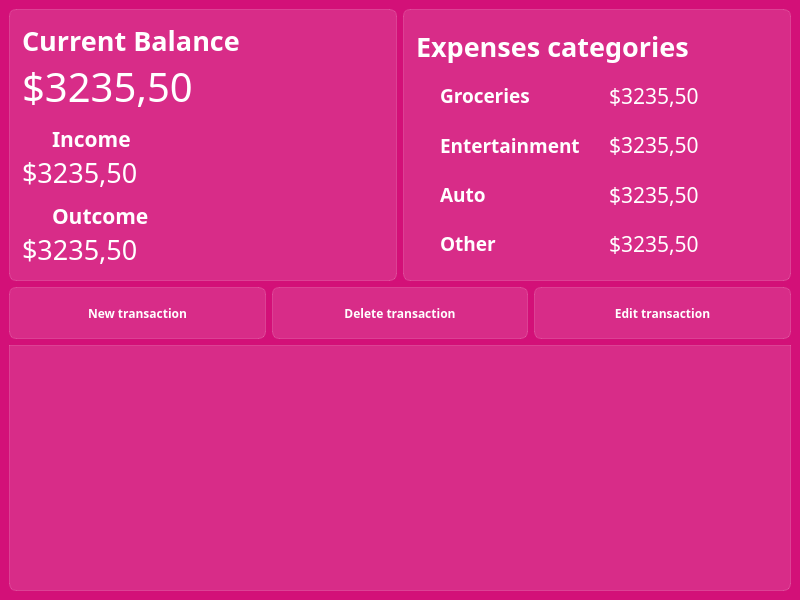
<?xml version="1.0" encoding="UTF-8"?>
<ui version="4.0">
 <class>MainWindow</class>
 <widget class="QMainWindow" name="MainWindow">
  <property name="geometry">
   <rect>
    <x>0</x>
    <y>0</y>
    <width>800</width>
    <height>600</height>
   </rect>
  </property>
  <property name="minimumSize">
   <size>
    <width>800</width>
    <height>600</height>
   </size>
  </property>
  <property name="font">
   <font>
    <family>Noto Sans SC</family>
   </font>
  </property>
  <property name="windowTitle">
   <string>MainWindow</string>
  </property>
  <property name="styleSheet">
   <string notr="true">font-family: Noto Sans SC;
background-color: rgb(211, 16, 120)</string>
  </property>
  <widget class="QWidget" name="centralwidget">
   <layout class="QVBoxLayout" name="verticalLayout_2">
    <item>
     <layout class="QHBoxLayout" name="horizontalLayout_2">
      <item>
       <widget class="QFrame" name="balances_frame">
        <property name="styleSheet">
         <string notr="true">background-color: rgba(255, 255, 255, 30); 
border: 1px solid rgba(255,255,255,40);
border-radius: 7px;</string>
        </property>
        <property name="frameShape">
         <enum>QFrame::NoFrame</enum>
        </property>
        <property name="frameShadow">
         <enum>QFrame::Raised</enum>
        </property>
        <layout class="QVBoxLayout" name="verticalLayout_21">
         <property name="spacing">
          <number>0</number>
         </property>
         <property name="leftMargin">
          <number>12</number>
         </property>
         <property name="topMargin">
          <number>12</number>
         </property>
         <property name="rightMargin">
          <number>12</number>
         </property>
         <property name="bottomMargin">
          <number>12</number>
         </property>
         <item>
          <widget class="QLabel" name="lbl_current_balance">
           <property name="font">
            <font>
             <family>Noto Sans SC</family>
             <pointsize>20</pointsize>
             <weight>75</weight>
             <bold>true</bold>
            </font>
           </property>
           <property name="styleSheet">
            <string notr="true">color: white;
font-weight: bold;
font-size: 20pt;
background-color: none;
border: none;</string>
           </property>
           <property name="text">
            <string>Current Balance</string>
           </property>
          </widget>
         </item>
         <item>
          <widget class="QLabel" name="current_balance">
           <property name="font">
            <font>
             <family>Noto Sans SC</family>
             <pointsize>30</pointsize>
             <weight>50</weight>
             <italic>false</italic>
             <bold>false</bold>
             <kerning>true</kerning>
            </font>
           </property>
           <property name="styleSheet">
            <string notr="true">color: white;
font-size: 30pt;
background-color: none;
border: none;</string>
           </property>
           <property name="lineWidth">
            <number>0</number>
           </property>
           <property name="text">
            <string>$3235,50</string>
           </property>
          </widget>
         </item>
         <item>
          <layout class="QHBoxLayout" name="horizontalLayout_9">
           <item>
            <widget class="QLabel" name="lbl_arrow_top">
             <property name="maximumSize">
              <size>
               <width>24</width>
               <height>16777215</height>
              </size>
             </property>
             <property name="font">
              <font>
               <family>Noto Sans SC</family>
               <pointsize>16</pointsize>
               <weight>75</weight>
               <bold>true</bold>
              </font>
             </property>
             <property name="styleSheet">
              <string notr="true">color: white;
font-weight: bold;
font-size: 16pt;
background-color: none;
border: none;
padding-top: 10px;</string>
             </property>
             <property name="text">
              <string/>
             </property>
             <property name="pixmap">
              <pixmap resource="res-rs.qrc">:/icons/icons/north_west_white_24dp.svg</pixmap>
             </property>
            </widget>
           </item>
           <item>
            <widget class="QLabel" name="lbl_income">
             <property name="font">
              <font>
               <family>Noto Sans SC</family>
               <pointsize>16</pointsize>
               <weight>75</weight>
               <bold>true</bold>
              </font>
             </property>
             <property name="styleSheet">
              <string notr="true">color: white;
font-weight: bold;
font-size: 16pt;
background-color: none;
border: none;
padding-top: 10px;</string>
             </property>
             <property name="text">
              <string>Income</string>
             </property>
            </widget>
           </item>
          </layout>
         </item>
         <item>
          <widget class="QLabel" name="income_balance">
           <property name="font">
            <font>
             <family>Noto Sans SC</family>
             <pointsize>20</pointsize>
             <weight>50</weight>
             <italic>false</italic>
             <bold>false</bold>
             <kerning>true</kerning>
            </font>
           </property>
           <property name="styleSheet">
            <string notr="true">color: white;
font-size: 20pt;
background-color: none;
border: none;</string>
           </property>
           <property name="lineWidth">
            <number>0</number>
           </property>
           <property name="text">
            <string>$3235,50</string>
           </property>
          </widget>
         </item>
         <item>
          <layout class="QHBoxLayout" name="horizontalLayout_10">
           <item>
            <widget class="QLabel" name="lbl_arrow_bottom">
             <property name="maximumSize">
              <size>
               <width>24</width>
               <height>16777215</height>
              </size>
             </property>
             <property name="font">
              <font>
               <family>Noto Sans SC</family>
               <pointsize>16</pointsize>
               <weight>75</weight>
               <bold>true</bold>
              </font>
             </property>
             <property name="styleSheet">
              <string notr="true">color: white;
font-weight: bold;
font-size: 16pt;
background-color: none;
border: none;
padding-top: 10px;</string>
             </property>
             <property name="text">
              <string/>
             </property>
             <property name="pixmap">
              <pixmap resource="res-rs.qrc">:/icons/icons/call_received_white_24dp.svg</pixmap>
             </property>
            </widget>
           </item>
           <item>
            <widget class="QLabel" name="lbl_outcome">
             <property name="font">
              <font>
               <family>Noto Sans SC</family>
               <pointsize>16</pointsize>
               <weight>75</weight>
               <bold>true</bold>
              </font>
             </property>
             <property name="styleSheet">
              <string notr="true">color: white;
font-weight: bold;
font-size: 16pt;
background-color: none;
border: none;
padding-top: 10px;</string>
             </property>
             <property name="text">
              <string>Outcome</string>
             </property>
            </widget>
           </item>
          </layout>
         </item>
         <item>
          <widget class="QLabel" name="outcome_balance">
           <property name="font">
            <font>
             <family>Noto Sans SC</family>
             <pointsize>20</pointsize>
             <weight>50</weight>
             <italic>false</italic>
             <bold>false</bold>
             <kerning>true</kerning>
            </font>
           </property>
           <property name="styleSheet">
            <string notr="true">color: white;
font-size: 20pt;
background-color: none;
border: none;</string>
           </property>
           <property name="lineWidth">
            <number>0</number>
           </property>
           <property name="text">
            <string>$3235,50</string>
           </property>
          </widget>
         </item>
        </layout>
       </widget>
      </item>
      <item>
       <widget class="QFrame" name="balances_frame_2">
        <property name="styleSheet">
         <string notr="true">background-color: rgba(255, 255, 255, 30); 
border: 1px solid rgba(255,255,255,40);
border-radius: 7px;</string>
        </property>
        <property name="frameShape">
         <enum>QFrame::NoFrame</enum>
        </property>
        <property name="frameShadow">
         <enum>QFrame::Raised</enum>
        </property>
        <layout class="QVBoxLayout" name="verticalLayout_20">
         <property name="spacing">
          <number>0</number>
         </property>
         <property name="leftMargin">
          <number>12</number>
         </property>
         <property name="topMargin">
          <number>12</number>
         </property>
         <property name="rightMargin">
          <number>12</number>
         </property>
         <property name="bottomMargin">
          <number>12</number>
         </property>
         <item>
          <widget class="QLabel" name="lbl_expenses_categories">
           <property name="font">
            <font>
             <family>Noto Sans SC</family>
             <pointsize>20</pointsize>
             <weight>75</weight>
             <bold>true</bold>
            </font>
           </property>
           <property name="styleSheet">
            <string notr="true">color: white;
font-weight: bold;
font-size: 20pt;
background-color: none;
border: none;</string>
           </property>
           <property name="text">
            <string>Expenses categories</string>
           </property>
          </widget>
         </item>
         <item>
          <layout class="QHBoxLayout" name="horizontalLayout_3">
           <item>
            <widget class="QLabel" name="icon_groceries">
             <property name="sizePolicy">
              <sizepolicy hsizetype="Preferred" vsizetype="Preferred">
               <horstretch>0</horstretch>
               <verstretch>0</verstretch>
              </sizepolicy>
             </property>
             <property name="maximumSize">
              <size>
               <width>24</width>
               <height>16777215</height>
              </size>
             </property>
             <property name="font">
              <font>
               <family>Noto Sans SC</family>
               <pointsize>14</pointsize>
               <weight>75</weight>
               <bold>true</bold>
              </font>
             </property>
             <property name="styleSheet">
              <string notr="true">color: white;
font-weight: bold;
font-size: 14pt;
background-color: none;
border: none;</string>
             </property>
             <property name="text">
              <string/>
             </property>
             <property name="pixmap">
              <pixmap resource="res-rs.qrc">:/icons/icons/local_grocery_store_white_24dp.svg</pixmap>
             </property>
            </widget>
           </item>
           <item>
            <widget class="QLabel" name="lbl_groceries">
             <property name="font">
              <font>
               <family>Noto Sans SC</family>
               <pointsize>14</pointsize>
               <weight>75</weight>
               <bold>true</bold>
              </font>
             </property>
             <property name="styleSheet">
              <string notr="true">color: white;
font-weight: bold;
font-size: 14pt;
background-color: none;
border: none;</string>
             </property>
             <property name="text">
              <string>Groceries</string>
             </property>
            </widget>
           </item>
           <item>
            <widget class="QLabel" name="total_groceries">
             <property name="font">
              <font>
               <family>Noto Sans SC</family>
               <pointsize>16</pointsize>
               <weight>50</weight>
               <italic>false</italic>
               <bold>false</bold>
               <kerning>true</kerning>
              </font>
             </property>
             <property name="styleSheet">
              <string notr="true">color: white;
font-size: 16pt;
background-color: none;
border: none;</string>
             </property>
             <property name="lineWidth">
              <number>0</number>
             </property>
             <property name="text">
              <string>$3235,50</string>
             </property>
            </widget>
           </item>
          </layout>
         </item>
         <item>
          <layout class="QHBoxLayout" name="horizontalLayout_4">
           <item>
            <widget class="QLabel" name="icon_entertainment">
             <property name="maximumSize">
              <size>
               <width>24</width>
               <height>16777215</height>
              </size>
             </property>
             <property name="font">
              <font>
               <family>Noto Sans SC</family>
               <pointsize>14</pointsize>
               <weight>75</weight>
               <bold>true</bold>
              </font>
             </property>
             <property name="styleSheet">
              <string notr="true">color: white;
font-weight: bold;
font-size: 14pt;
background-color: none;
border: none;</string>
             </property>
             <property name="text">
              <string/>
             </property>
             <property name="pixmap">
              <pixmap resource="res-rs.qrc">:/icons/icons/sports_esports_white_24dp.svg</pixmap>
             </property>
            </widget>
           </item>
           <item>
            <widget class="QLabel" name="lbl_entertainment">
             <property name="font">
              <font>
               <family>Noto Sans SC</family>
               <pointsize>14</pointsize>
               <weight>75</weight>
               <bold>true</bold>
              </font>
             </property>
             <property name="styleSheet">
              <string notr="true">color: white;
font-weight: bold;
font-size: 14pt;
background-color: none;
border: none;</string>
             </property>
             <property name="text">
              <string>Entertainment</string>
             </property>
            </widget>
           </item>
           <item>
            <widget class="QLabel" name="total_entertainment">
             <property name="font">
              <font>
               <family>Noto Sans SC</family>
               <pointsize>16</pointsize>
               <weight>50</weight>
               <italic>false</italic>
               <bold>false</bold>
               <kerning>true</kerning>
              </font>
             </property>
             <property name="styleSheet">
              <string notr="true">color: white;
font-size: 16pt;
background-color: none;
border: none;</string>
             </property>
             <property name="lineWidth">
              <number>0</number>
             </property>
             <property name="text">
              <string>$3235,50</string>
             </property>
            </widget>
           </item>
          </layout>
         </item>
         <item>
          <layout class="QHBoxLayout" name="horizontalLayout_5">
           <item>
            <widget class="QLabel" name="icon_auto">
             <property name="maximumSize">
              <size>
               <width>24</width>
               <height>16777215</height>
              </size>
             </property>
             <property name="font">
              <font>
               <family>Noto Sans SC</family>
               <pointsize>14</pointsize>
               <weight>75</weight>
               <bold>true</bold>
              </font>
             </property>
             <property name="styleSheet">
              <string notr="true">color: white;
font-weight: bold;
font-size: 14pt;
background-color: none;
border: none;</string>
             </property>
             <property name="text">
              <string/>
             </property>
             <property name="pixmap">
              <pixmap resource="res-rs.qrc">:/icons/icons/directions_car_white_24dp.svg</pixmap>
             </property>
            </widget>
           </item>
           <item>
            <widget class="QLabel" name="lbl_auto">
             <property name="font">
              <font>
               <family>Noto Sans SC</family>
               <pointsize>14</pointsize>
               <weight>75</weight>
               <bold>true</bold>
              </font>
             </property>
             <property name="styleSheet">
              <string notr="true">color: white;
font-weight: bold;
font-size: 14pt;
background-color: none;
border: none;</string>
             </property>
             <property name="text">
              <string>Auto</string>
             </property>
            </widget>
           </item>
           <item>
            <widget class="QLabel" name="total_auto">
             <property name="font">
              <font>
               <family>Noto Sans SC</family>
               <pointsize>16</pointsize>
               <weight>50</weight>
               <italic>false</italic>
               <bold>false</bold>
               <kerning>true</kerning>
              </font>
             </property>
             <property name="styleSheet">
              <string notr="true">color: white;
font-size: 16pt;
background-color: none;
border: none;</string>
             </property>
             <property name="lineWidth">
              <number>0</number>
             </property>
             <property name="text">
              <string>$3235,50</string>
             </property>
            </widget>
           </item>
          </layout>
         </item>
         <item>
          <layout class="QHBoxLayout" name="horizontalLayout_6">
           <item>
            <widget class="QLabel" name="icon_other">
             <property name="maximumSize">
              <size>
               <width>24</width>
               <height>16777215</height>
              </size>
             </property>
             <property name="font">
              <font>
               <family>Noto Sans SC</family>
               <pointsize>14</pointsize>
               <weight>75</weight>
               <bold>true</bold>
              </font>
             </property>
             <property name="styleSheet">
              <string notr="true">color: white;
font-weight: bold;
font-size: 14pt;
background-color: none;
border: none;</string>
             </property>
             <property name="text">
              <string/>
             </property>
             <property name="pixmap">
              <pixmap resource="res-rs.qrc">:/icons/icons/list_white_24dp.svg</pixmap>
             </property>
            </widget>
           </item>
           <item>
            <widget class="QLabel" name="lbl_other">
             <property name="font">
              <font>
               <family>Noto Sans SC</family>
               <pointsize>14</pointsize>
               <weight>75</weight>
               <bold>true</bold>
              </font>
             </property>
             <property name="styleSheet">
              <string notr="true">color: white;
font-weight: bold;
font-size: 14pt;
background-color: none;
border: none;</string>
             </property>
             <property name="text">
              <string>Other</string>
             </property>
            </widget>
           </item>
           <item>
            <widget class="QLabel" name="total_other">
             <property name="font">
              <font>
               <family>Noto Sans SC</family>
               <pointsize>16</pointsize>
               <weight>50</weight>
               <italic>false</italic>
               <bold>false</bold>
               <kerning>true</kerning>
              </font>
             </property>
             <property name="styleSheet">
              <string notr="true">color: white;
font-size: 16pt;
background-color: none;
border: none;</string>
             </property>
             <property name="lineWidth">
              <number>0</number>
             </property>
             <property name="text">
              <string>$3235,50</string>
             </property>
            </widget>
           </item>
          </layout>
         </item>
        </layout>
       </widget>
      </item>
     </layout>
    </item>
    <item>
     <widget class="QFrame" name="btn_frame">
      <property name="styleSheet">
       <string notr="true">background-color: transparent;</string>
      </property>
      <layout class="QHBoxLayout" name="horizontalLayout">
       <property name="spacing">
        <number>6</number>
       </property>
       <property name="leftMargin">
        <number>0</number>
       </property>
       <property name="topMargin">
        <number>0</number>
       </property>
       <property name="rightMargin">
        <number>0</number>
       </property>
       <property name="bottomMargin">
        <number>0</number>
       </property>
       <item>
        <widget class="QPushButton" name="btn_new_transaction">
         <property name="minimumSize">
          <size>
           <width>230</width>
           <height>50</height>
          </size>
         </property>
         <property name="font">
          <font>
           <family>Noto Sans SC</family>
           <weight>75</weight>
           <bold>true</bold>
          </font>
         </property>
         <property name="styleSheet">
          <string notr="true">QPushButton{
	color: rgb(255, 255, 255);
     background-color:rgba(255,255,255,30);
     border: 1px solid rgba(255,255,255,40);
     border-radius:7px;
width: 230;
height: 50;
}
QPushButton:hover{
background-color:rgba(255,255,255,30);
}
QPushButton:pressed{
background-color:rgba(255,255,255,70);
}</string>
         </property>
         <property name="text">
          <string>New transaction</string>
         </property>
         <property name="icon">
          <iconset resource="res-rs.qrc">
           <normaloff>:/icons/icons/post_add_white_24dp.svg</normaloff>:/icons/icons/post_add_white_24dp.svg</iconset>
         </property>
         <property name="iconSize">
          <size>
           <width>24</width>
           <height>24</height>
          </size>
         </property>
        </widget>
       </item>
       <item>
        <widget class="QPushButton" name="btn_delete_transaction">
         <property name="minimumSize">
          <size>
           <width>230</width>
           <height>50</height>
          </size>
         </property>
         <property name="font">
          <font>
           <family>Noto Sans SC</family>
           <weight>75</weight>
           <bold>true</bold>
          </font>
         </property>
         <property name="styleSheet">
          <string notr="true">QPushButton{
	color: rgb(255, 255, 255);
     background-color:rgba(255,255,255,30);
     border: 1px solid rgba(255,255,255,40);
     border-radius:7px;
width: 230;
height: 50;
}
QPushButton:hover{
background-color:rgba(255,255,255,30);
}
QPushButton:pressed{
background-color:rgba(255,255,255,70);
}</string>
         </property>
         <property name="text">
          <string>Delete transaction</string>
         </property>
         <property name="icon">
          <iconset resource="res-rs.qrc">
           <normaloff>:/icons/icons/delete_white_24dp.svg</normaloff>:/icons/icons/delete_white_24dp.svg</iconset>
         </property>
         <property name="iconSize">
          <size>
           <width>24</width>
           <height>24</height>
          </size>
         </property>
        </widget>
       </item>
       <item>
        <widget class="QPushButton" name="btn_edit_transaction">
         <property name="minimumSize">
          <size>
           <width>230</width>
           <height>50</height>
          </size>
         </property>
         <property name="font">
          <font>
           <family>Noto Sans SC</family>
           <weight>75</weight>
           <bold>true</bold>
          </font>
         </property>
         <property name="styleSheet">
          <string notr="true">QPushButton{
	color: rgb(255, 255, 255);
     background-color:rgba(255,255,255,30);
     border: 1px solid rgba(255,255,255,40);
     border-radius:7px;
width: 230;
height: 50;
}
QPushButton:hover{
background-color:rgba(255,255,255,30);
}
QPushButton:pressed{
background-color:rgba(255,255,255,70);
}</string>
         </property>
         <property name="text">
          <string>Edit transaction</string>
         </property>
         <property name="icon">
          <iconset resource="res-rs.qrc">
           <normaloff>:/icons/icons/edit_white_24dp.svg</normaloff>:/icons/icons/edit_white_24dp.svg</iconset>
         </property>
         <property name="iconSize">
          <size>
           <width>24</width>
           <height>24</height>
          </size>
         </property>
        </widget>
       </item>
      </layout>
     </widget>
    </item>
    <item>
     <widget class="QTableView" name="tableView">
      <property name="styleSheet">
       <string notr="true">QTableView {
background-color: rgba(255, 255, 255, 30); 
border: 1px solid rgba(255,255,255,40);
border-bottom-right-radius: 7px; 
border-bottom-left-radius: 7px; 
color: white;
}

QHeaderView::section {
background-color: rgb(53, 53, 53);
color: white;
border: none;
height: 50px;
font-size: 16pt;
}

QTableView::item {
    border-style: none;
    border-bottom: 1px solid rgba(255,255,255,50);
    padding-left: auto;
    padding-right: auto;
}

QTableView::item:selected{
	border: none;
	color: rgb(255, 255, 255);
    background-color: rgba(255, 255, 255, 50);
}
</string>
      </property>
      <property name="verticalScrollBarPolicy">
       <enum>Qt::ScrollBarAlwaysOff</enum>
      </property>
      <property name="horizontalScrollBarPolicy">
       <enum>Qt::ScrollBarAlwaysOff</enum>
      </property>
      <property name="textElideMode">
       <enum>Qt::ElideRight</enum>
      </property>
      <property name="showGrid">
       <bool>false</bool>
      </property>
      <property name="sortingEnabled">
       <bool>true</bool>
      </property>
      <attribute name="horizontalHeaderDefaultSectionSize">
       <number>155</number>
      </attribute>
      <attribute name="verticalHeaderVisible">
       <bool>false</bool>
      </attribute>
     </widget>
    </item>
   </layout>
  </widget>
 </widget>
 <resources>
  <include location="res-rs.qrc"/>
 </resources>
 <connections/>
</ui>
